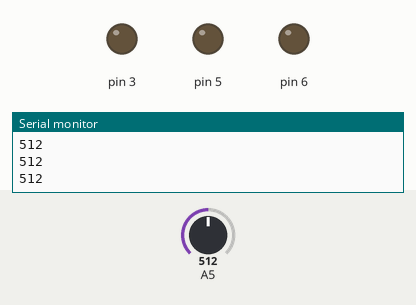
This sketch was run on a simulated Arduino Uno, built with avr-gcc and run on an emulated ATmega328P. Shown: output pins drawn as LEDs (lit = HIGH), the last lines printed to the serial monitor. The inputs (shaded band) are chosen by the test bench; at power-on: A5 = 512. Random numbers use the default seed unless the sketch sets one.

Above: at 1.2 s.
1.3 s: A5 set to 488
At 2.0 s:
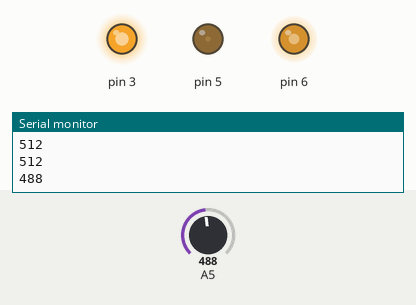
At 4.1 s:
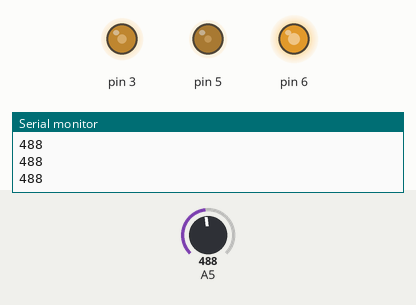
4.3 s: A5 set to 510
5.8 s: A5 set to 490
At 8.6 s:
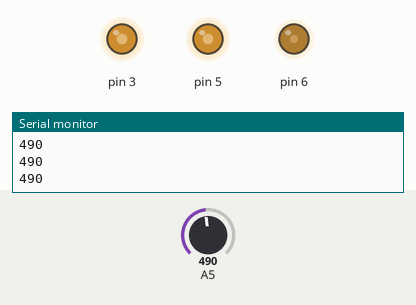
8.8 s: A5 set to 511
10.3 s: A5 set to 306
At 13.1 s:
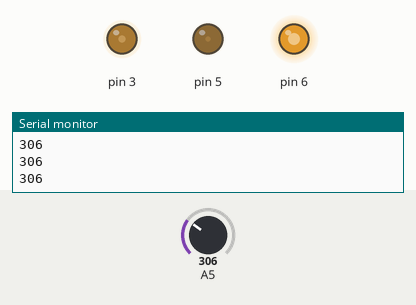
13.3 s: A5 set to 716
Timing chart, 0 to 15.8 s (numbered marks = the images above; inputs shaded):
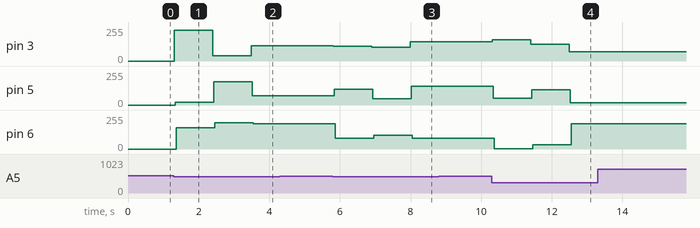

The sketch:

yay.ino
```cpp
void lampuNaik(int pin){

for(int i=0; i<=255; i++){
  analogWrite(pin,i);
  delay(30);
  }
}

void lampuRandom(int pin){
  int warna=random(0,255);
  analogWrite(pin,warna);
  delay(30);
}

void setup() {
  // put your setup code here, to run once:
Serial.begin(9600);
pinMode(3,OUTPUT);
pinMode(5,OUTPUT);
pinMode(6,OUTPUT);


}

void loop() {
int a=analogRead(A5);
Serial.println(a);
if(a<500){
lampuRandom(3);
lampuRandom(5);
lampuRandom(6);
delay(1000);

}

}
```

Measured:
- the behaviour switches between 500 and 499 on A5 (found by bisection; images 0 and 1)
- after the input at 1.3 s, pin 3: 0/255 → 232/255 at once, → 38/255 1.1 s later, → 114/255 1.1 s later; pin 5: 0/255 → 19/255 at once, → 175/255 1.1 s later, → 68/255 1.1 s later; pin 6: 0/255 → 158/255 after 0.07 s, → 197/255 1.1 s later, → 188/255 1.1 s later
- after the input at 5.8 s, pin 3: 114/255 → 109/255 at once, → 102/255 1.1 s later, → 143/255 1.1 s later; pin 5: 68/255 → 120/255 at once, → 47/255 1.1 s later, → 142/255 1.1 s later; pin 6: 188/255 → 80/255 after 0.07 s, → 102/255 1.1 s later, → 79/255 1.1 s later
- after the input at 10.3 s, pin 3: 143/255 → 160/255 at once, → 124/255 1.1 s later, → 70/255 1.1 s later; pin 5: 142/255 → 52/255 at once, → 114/255 1.1 s later, → 18/255 1.1 s later; pin 6: 79/255 → 3/255 after 0.07 s, → 32/255 1.1 s later, → 189/255 1.1 s later
